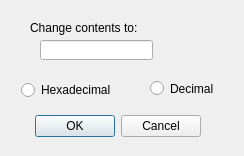
<?xml version="1.0" encoding="UTF-8"?>
<ui version="4.0">
 <class>ChangeValueDialog</class>
 <widget class="QDialog" name="ChangeValueDialog">
  <property name="geometry">
   <rect>
    <x>0</x>
    <y>0</y>
    <width>244</width>
    <height>156</height>
   </rect>
  </property>
  <property name="windowTitle">
   <string>Change Value</string>
  </property>
  <widget class="QDialogButtonBox" name="buttonBox">
   <property name="geometry">
    <rect>
     <x>10</x>
     <y>110</y>
     <width>191</width>
     <height>32</height>
    </rect>
   </property>
   <property name="orientation">
    <enum>Qt::Horizontal</enum>
   </property>
   <property name="standardButtons">
    <set>QDialogButtonBox::Cancel|QDialogButtonBox::Ok</set>
   </property>
  </widget>
  <widget class="QLineEdit" name="answerLineEdit">
   <property name="geometry">
    <rect>
     <x>40</x>
     <y>40</y>
     <width>113</width>
     <height>20</height>
    </rect>
   </property>
  </widget>
  <widget class="QLabel" name="label">
   <property name="geometry">
    <rect>
     <x>30</x>
     <y>20</y>
     <width>151</width>
     <height>16</height>
    </rect>
   </property>
   <property name="text">
    <string>Change contents to:</string>
   </property>
  </widget>
  <widget class="QRadioButton" name="hexRadioButton">
   <property name="geometry">
    <rect>
     <x>21</x>
     <y>80</y>
     <width>111</width>
     <height>20</height>
    </rect>
   </property>
   <property name="text">
    <string>Hexadecimal</string>
   </property>
  </widget>
  <widget class="QRadioButton" name="decimalRadioButton">
   <property name="geometry">
    <rect>
     <x>150</x>
     <y>80</y>
     <width>82</width>
     <height>17</height>
    </rect>
   </property>
   <property name="text">
    <string>Decimal</string>
   </property>
  </widget>
 </widget>
 <resources/>
 <connections>
  <connection>
   <sender>buttonBox</sender>
   <signal>accepted()</signal>
   <receiver>ChangeValueDialog</receiver>
   <slot>accept()</slot>
   <hints>
    <hint type="sourcelabel">
     <x>248</x>
     <y>254</y>
    </hint>
    <hint type="destinationlabel">
     <x>157</x>
     <y>274</y>
    </hint>
   </hints>
  </connection>
  <connection>
   <sender>buttonBox</sender>
   <signal>rejected()</signal>
   <receiver>ChangeValueDialog</receiver>
   <slot>reject()</slot>
   <hints>
    <hint type="sourcelabel">
     <x>316</x>
     <y>260</y>
    </hint>
    <hint type="destinationlabel">
     <x>286</x>
     <y>274</y>
    </hint>
   </hints>
  </connection>
 </connections>
</ui>
